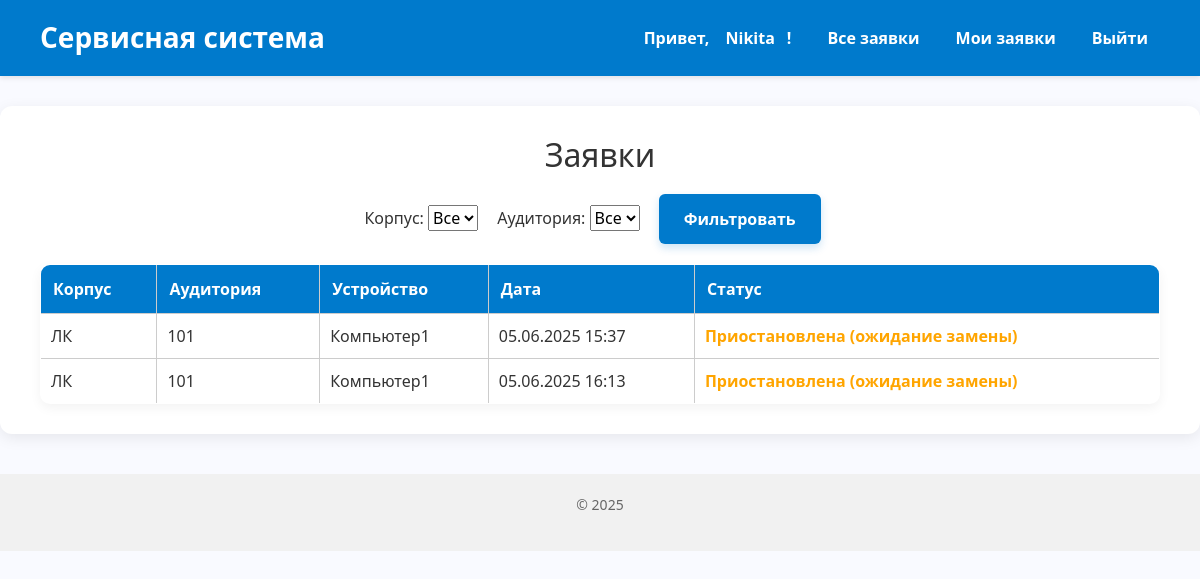
Page /active-requests/ (signed in) on the earlier database version.
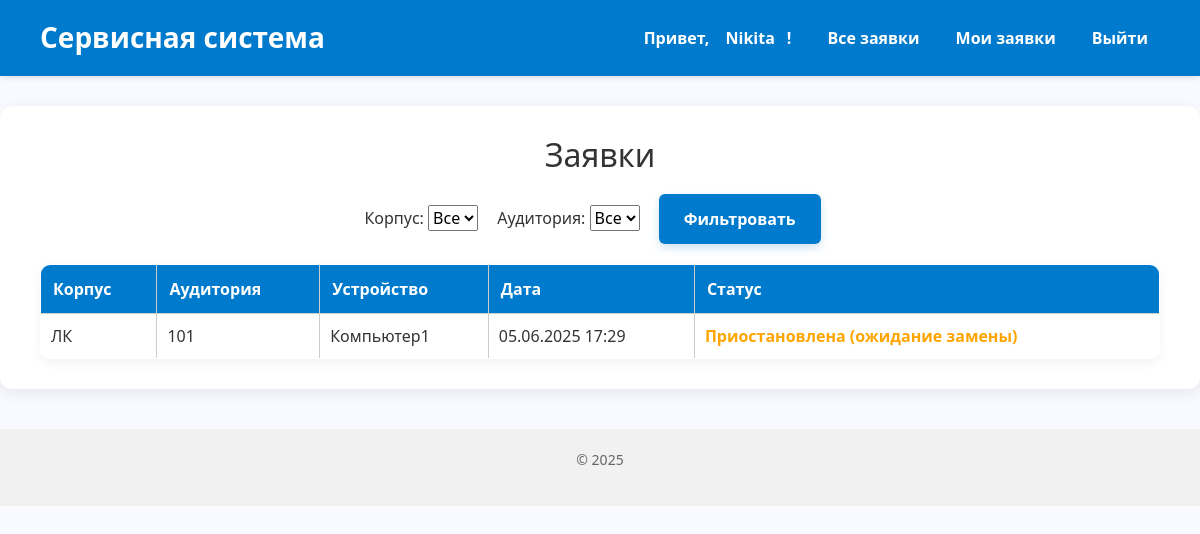
Same page on the later database version.
### core/models.py (models this page shows, shortened)
class ServiceRequest(models.Model):
    device = models.ForeignKey(Device, on_delete=models.CASCADE, related_name='service_requests', verbose_name="Устройство")
    created_by = models.ForeignKey(
        settings.AUTH_USER_MODEL, on_delete=models.SET_NULL,
        null=True, related_name='requests_created', verbose_name="Создал"
    )
    assigned_engineer = models.ForeignKey(
        settings.AUTH_USER_MODEL, on_delete=models.SET_NULL,
        null=True, blank=True, related_name='assigned_requests', verbose_name="Инженер"
    )
    created_at = models.DateTimeField("Дата создания", auto_now_add=True)
    description = models.TextField("Описание проблемы")
    is_completed = models.BooleanField("Завершено", default=False)
    requires_replacement = models.BooleanField("Требуется замена", default=False)
    is_paused = models.BooleanField("Приостановлена (ожидание замены)", default=False)
    replacement_requested = models.BooleanField("Запрос на замену оборудования", default=False)
    class Meta:
        verbose_name = "Заявка на обслуживание"
        verbose_name_plural = "Заявки на обслуживание"
    @property
    def status(self):
        if self.is_completed:
            return "Завершена"
        if self.is_paused:
            return "Приостановлена (ожидание замены)"
        return "В процессе"

class Device(models.Model):
    cabinet = models.ForeignKey(Cabinet, on_delete=models.CASCADE, related_name='devices', verbose_name="Кабинет")
    name = models.CharField("Название устройства", max_length=100)
    serial_number = models.CharField("Серийный номер", max_length=100, unique=True)
    purchase_date = models.DateField("Дата покупки")
    cost = models.DecimalField("Стоимость", max_digits=10, decimal_places=2)
    class Meta:
        verbose_name = "Устройство"
        verbose_name_plural = "Устройства"

class Cabinet(models.Model):
    number = models.CharField("Номер кабинета", max_length=10)
    building = models.CharField("Корпус", max_length=50)
    class Meta:
        verbose_name = "Кабинет"
        verbose_name_plural = "Кабинеты"

### core/views.py (the view)
# urls.py: path('active-requests/', views.active_requests, name='active_requests'),
@login_required
def active_requests(request):
    if request.user.role != 'engineer':
        return redirect('login')
    requests = ServiceRequest.objects.filter(assigned_engineer=request.user, is_completed=False)
    return render(request, 'core/engineer/active_requests.html', {'requests': requests})

### core/templates/core/engineer/active_requests.html (shortened to what this page needs)
{% extends 'base.html' %}
{% block content %}
<h2 style="text-align: center;">{% if title %}{{ title }}{% else %}Заявки{% endif %}</h2>
<form method="get" class="action-buttons" style="margin-bottom: 20px;">
  <label>
    Корпус:
    <select name="building">
      <option value="">Все</option>
    </select>
  </label>
  <label style="margin-left: 15px;">
    Аудитория:
    <select name="cabinet">
      <option value="">Все</option>
    </select>
  </label>
  <button type="submit" class="btn" style="margin-left: 15px;">Фильтровать</button>
</form>
{% if requests %}
  <table style="width: 100%; border-collapse: collapse; border: 1px solid #ccc; border-radius: 10px; overflow: hidden; box-shadow: 0 4px 12px rgba(0,0,0,0.05);">
    <thead>
      <tr style="background-color: #007acc; color: white;">
        <th style="padding: 12px; border: 1px solid #ccc;">Корпус</th>
        <th style="padding: 12px; border: 1px solid #ccc;">Аудитория</th>
        <th style="padding: 12px; border: 1px solid #ccc;">Устройство</th>
        <th style="padding: 12px; border: 1px solid #ccc;">Дата</th>
        <th style="padding: 12px; border: 1px solid #ccc;">Статус</th>
      </tr>
    </thead>
    <tbody>
      {% for req in requests %}
        <tr style="background-color: white;">
          <td style="padding: 10px; border: 1px solid #ccc;">{{ req.device.cabinet.building }}</td>
          <td style="padding: 10px; border: 1px solid #ccc;">{{ req.device.cabinet.number }}</td>
          <td style="padding: 10px; border: 1px solid #ccc;">{{ req.device.name }}</td>
          <td style="padding: 10px; border: 1px solid #ccc;">{{ req.created_at|date:"d.m.Y H:i" }}</td>
          <td style="padding: 10px; border: 1px solid #ccc; font-weight: 600;
            {% if not req.assigned_engineer %}
              color: red;
            {% elif req.is_paused %}
              color: orange;
            {% elif not req.is_completed %}
              color: orange;
            {% else %}
              color: green;
            {% endif %}">
            {{ req.status }}
          </td>
        </tr>
      {% endfor %}
    </tbody>
  </table>
{% else %}
  <p style="text-align: center; margin-top: 20px;">Заявок нет.</p>
{% endif %}
{% endblock %}

Differences in the rows shown:
no longer on this page (row edited): ServiceRequest: device.cabinet.building "ЛК", device.cabinet.number "101", device.name "Компьютер1", created_at "05.06.2025 15:37", status "Приостановлена (ожидание замены)"
no longer on this page (row edited): ServiceRequest: device.cabinet.building "ЛК", device.cabinet.number "101", device.name "Компьютер1", created_at "05.06.2025 16:13", status "Приостановлена (ожидание замены)"
added ServiceRequest: device.cabinet.building "ЛК", device.cabinet.number "101", device.name "Компьютер1", created_at "05.06.2025 17:29", status "Приостановлена (ожидание замены)"
